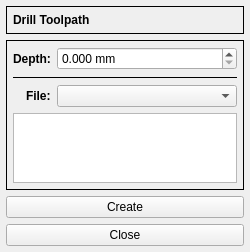
<?xml version="1.0" encoding="UTF-8"?>
<ui version="4.0">
 <class>DrillForm</class>
 <widget class="QWidget" name="DrillForm">
  <property name="geometry">
   <rect>
    <x>0</x>
    <y>0</y>
    <width>250</width>
    <height>251</height>
   </rect>
  </property>
  <property name="minimumSize">
   <size>
    <width>250</width>
    <height>0</height>
   </size>
  </property>
  <property name="windowTitle">
   <string>Form</string>
  </property>
  <layout class="QVBoxLayout" name="verticalLayout">
   <property name="leftMargin">
    <number>6</number>
   </property>
   <property name="topMargin">
    <number>6</number>
   </property>
   <property name="rightMargin">
    <number>6</number>
   </property>
   <property name="bottomMargin">
    <number>6</number>
   </property>
   <item>
    <widget class="QFrame" name="frame">
     <property name="sizePolicy">
      <sizepolicy hsizetype="Preferred" vsizetype="Fixed">
       <horstretch>0</horstretch>
       <verstretch>0</verstretch>
      </sizepolicy>
     </property>
     <property name="frameShape">
      <enum>QFrame::Box</enum>
     </property>
     <property name="frameShadow">
      <enum>QFrame::Plain</enum>
     </property>
     <layout class="QVBoxLayout" name="verticalLayout_2">
      <property name="leftMargin">
       <number>6</number>
      </property>
      <property name="topMargin">
       <number>6</number>
      </property>
      <property name="rightMargin">
       <number>6</number>
      </property>
      <property name="bottomMargin">
       <number>6</number>
      </property>
      <item>
       <widget class="QLabel" name="label">
        <property name="font">
         <font>
          <weight>75</weight>
          <bold>true</bold>
         </font>
        </property>
        <property name="text">
         <string>Drill Toolpath</string>
        </property>
       </widget>
      </item>
     </layout>
    </widget>
   </item>
   <item>
    <widget class="QFrame" name="frame_2">
     <property name="frameShape">
      <enum>QFrame::Box</enum>
     </property>
     <property name="frameShadow">
      <enum>QFrame::Plain</enum>
     </property>
     <layout class="QVBoxLayout" name="verticalLayout_3">
      <property name="leftMargin">
       <number>6</number>
      </property>
      <property name="topMargin">
       <number>6</number>
      </property>
      <property name="rightMargin">
       <number>6</number>
      </property>
      <property name="bottomMargin">
       <number>6</number>
      </property>
      <item>
       <layout class="QFormLayout" name="formLayout">
        <property name="labelAlignment">
         <set>Qt::AlignRight|Qt::AlignTrailing|Qt::AlignVCenter</set>
        </property>
        <item row="0" column="0">
         <widget class="QLabel" name="label_2">
          <property name="font">
           <font>
            <weight>75</weight>
            <bold>true</bold>
           </font>
          </property>
          <property name="text">
           <string>Depth:</string>
          </property>
         </widget>
        </item>
        <item row="0" column="1">
         <widget class="DoubleSpinBox" name="dsbxDepth">
          <property name="suffix">
           <string> mm</string>
          </property>
          <property name="decimals">
           <number>3</number>
          </property>
          <property name="maximum">
           <double>100.000000000000000</double>
          </property>
          <property name="singleStep">
           <double>0.100000000000000</double>
          </property>
         </widget>
        </item>
        <item row="1" column="0" colspan="2">
         <widget class="Line" name="line">
          <property name="frameShadow">
           <enum>QFrame::Plain</enum>
          </property>
          <property name="orientation">
           <enum>Qt::Horizontal</enum>
          </property>
         </widget>
        </item>
        <item row="2" column="0">
         <widget class="QLabel" name="label_3">
          <property name="font">
           <font>
            <weight>75</weight>
            <bold>true</bold>
           </font>
          </property>
          <property name="text">
           <string>File:</string>
          </property>
         </widget>
        </item>
        <item row="2" column="1">
         <widget class="QComboBox" name="cbxFile"/>
        </item>
       </layout>
      </item>
      <item>
       <widget class="QTableView" name="tableView"/>
      </item>
     </layout>
    </widget>
   </item>
   <item>
    <widget class="QPushButton" name="pbCreate">
     <property name="text">
      <string>Create</string>
     </property>
    </widget>
   </item>
   <item>
    <widget class="QPushButton" name="pbClose">
     <property name="text">
      <string>Close</string>
     </property>
    </widget>
   </item>
  </layout>
 </widget>
 <customwidgets>
  <customwidget>
   <class>DoubleSpinBox</class>
   <extends>QDoubleSpinBox</extends>
   <header>doublespinbox.h</header>
  </customwidget>
 </customwidgets>
 <resources/>
 <connections/>
</ui>
